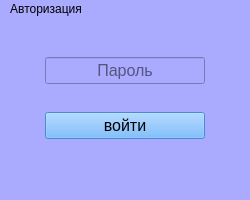
<?xml version="1.0" encoding="UTF-8"?>
<ui version="4.0">
 <class>MainWindow</class>
 <widget class="QMainWindow" name="MainWindow">
  <property name="geometry">
   <rect>
    <x>0</x>
    <y>0</y>
    <width>250</width>
    <height>200</height>
   </rect>
  </property>
  <property name="sizePolicy">
   <sizepolicy hsizetype="Preferred" vsizetype="Preferred">
    <horstretch>0</horstretch>
    <verstretch>0</verstretch>
   </sizepolicy>
  </property>
  <property name="minimumSize">
   <size>
    <width>250</width>
    <height>200</height>
   </size>
  </property>
  <property name="maximumSize">
   <size>
    <width>250</width>
    <height>200</height>
   </size>
  </property>
  <property name="windowTitle">
   <string>Авторизация</string>
  </property>
  <property name="styleSheet">
   <string notr="true">background-color: rgb(170, 170, 255);</string>
  </property>
  <widget class="QWidget" name="centralwidget">
   <property name="sizePolicy">
    <sizepolicy hsizetype="Maximum" vsizetype="Preferred">
     <horstretch>0</horstretch>
     <verstretch>0</verstretch>
    </sizepolicy>
   </property>
   <layout class="QVBoxLayout" name="verticalLayout">
    <property name="spacing">
     <number>0</number>
    </property>
    <property name="leftMargin">
     <number>45</number>
    </property>
    <property name="topMargin">
     <number>10</number>
    </property>
    <property name="rightMargin">
     <number>45</number>
    </property>
    <property name="bottomMargin">
     <number>10</number>
    </property>
    <item>
     <widget class="QLineEdit" name="passwordEdit">
      <property name="font">
       <font>
        <family>Tahoma</family>
        <pointsize>12</pointsize>
       </font>
      </property>
      <property name="styleSheet">
       <string notr="true">color: rgb(0, 0, 0);
border-color: rgb(0, 0, 0);</string>
      </property>
      <property name="echoMode">
       <enum>QLineEdit::Password</enum>
      </property>
      <property name="alignment">
       <set>Qt::AlignCenter</set>
      </property>
      <property name="placeholderText">
       <string>Пароль</string>
      </property>
     </widget>
    </item>
    <item>
     <widget class="QPushButton" name="loginButton">
      <property name="enabled">
       <bool>false</bool>
      </property>
      <property name="font">
       <font>
        <family>Tahoma</family>
        <pointsize>12</pointsize>
       </font>
      </property>
      <property name="layoutDirection">
       <enum>Qt::LeftToRight</enum>
      </property>
      <property name="styleSheet">
       <string notr="true">background-color: rgb(85, 170, 255);
border-color: rgb(0, 0, 0);
color: rgb(0, 0, 0);</string>
      </property>
      <property name="text">
       <string>войти</string>
      </property>
     </widget>
    </item>
   </layout>
  </widget>
  <widget class="QMenuBar" name="menubar">
   <property name="geometry">
    <rect>
     <x>0</x>
     <y>0</y>
     <width>250</width>
     <height>26</height>
    </rect>
   </property>
   <widget class="QMenu" name="menu">
    <property name="title">
     <string>Авторизация</string>
    </property>
   </widget>
   <addaction name="menu"/>
  </widget>
  <widget class="QStatusBar" name="statusbar"/>
 </widget>
 <resources/>
 <connections/>
</ui>
